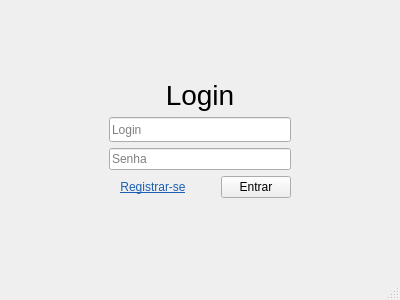
<?xml version="1.0" encoding="UTF-8"?>
<ui version="4.0">
 <class>LoginScreen</class>
 <widget class="QMainWindow" name="LoginScreen">
  <property name="geometry">
   <rect>
    <x>0</x>
    <y>0</y>
    <width>400</width>
    <height>300</height>
   </rect>
  </property>
  <property name="windowTitle">
   <string>MainWindow</string>
  </property>
  <widget class="QWidget" name="centralwidget">
   <layout class="QHBoxLayout" name="horizontalLayout">
    <item>
     <spacer name="horizontalSpacer_2">
      <property name="orientation">
       <enum>Qt::Horizontal</enum>
      </property>
      <property name="sizeHint" stdset="0">
       <size>
        <width>40</width>
        <height>20</height>
       </size>
      </property>
     </spacer>
    </item>
    <item alignment="Qt::AlignVCenter">
     <widget class="QWidget" name="widget" native="true">
      <property name="minimumSize">
       <size>
        <width>200</width>
        <height>0</height>
       </size>
      </property>
      <layout class="QVBoxLayout" name="FormLayout">
       <item>
        <widget class="QLabel" name="label">
         <property name="font">
          <font>
           <pointsize>21</pointsize>
          </font>
         </property>
         <property name="text">
          <string>Login</string>
         </property>
         <property name="alignment">
          <set>Qt::AlignCenter</set>
         </property>
        </widget>
       </item>
       <item>
        <widget class="QLineEdit" name="login_input">
         <property name="minimumSize">
          <size>
           <width>142</width>
           <height>25</height>
          </size>
         </property>
         <property name="text">
          <string/>
         </property>
         <property name="placeholderText">
          <string>Login</string>
         </property>
        </widget>
       </item>
       <item>
        <widget class="QLineEdit" name="password_input">
         <property name="text">
          <string/>
         </property>
         <property name="echoMode">
          <enum>QLineEdit::Password</enum>
         </property>
         <property name="placeholderText">
          <string>Senha</string>
         </property>
        </widget>
       </item>
       <item>
        <layout class="QHBoxLayout" name="EnterButtonLayout">
         <item>
          <widget class="QPushButton" name="register_button">
           <property name="font">
            <font>
             <underline>true</underline>
             <kerning>true</kerning>
            </font>
           </property>
           <property name="cursor">
            <cursorShape>PointingHandCursor</cursorShape>
           </property>
           <property name="styleSheet">
            <string notr="true">color: rgb(26, 95, 180);</string>
           </property>
           <property name="text">
            <string>Registrar-se</string>
           </property>
           <property name="flat">
            <bool>true</bool>
           </property>
          </widget>
         </item>
         <item alignment="Qt::AlignRight">
          <widget class="QPushButton" name="confirm_button">
           <property name="minimumSize">
            <size>
             <width>0</width>
             <height>0</height>
            </size>
           </property>
           <property name="maximumSize">
            <size>
             <width>70</width>
             <height>16777215</height>
            </size>
           </property>
           <property name="text">
            <string>Entrar</string>
           </property>
          </widget>
         </item>
        </layout>
       </item>
      </layout>
     </widget>
    </item>
    <item>
     <spacer name="horizontalSpacer_3">
      <property name="orientation">
       <enum>Qt::Horizontal</enum>
      </property>
      <property name="sizeHint" stdset="0">
       <size>
        <width>40</width>
        <height>20</height>
       </size>
      </property>
     </spacer>
    </item>
   </layout>
  </widget>
  <widget class="QStatusBar" name="statusbar"/>
 </widget>
 <resources/>
 <connections/>
</ui>
